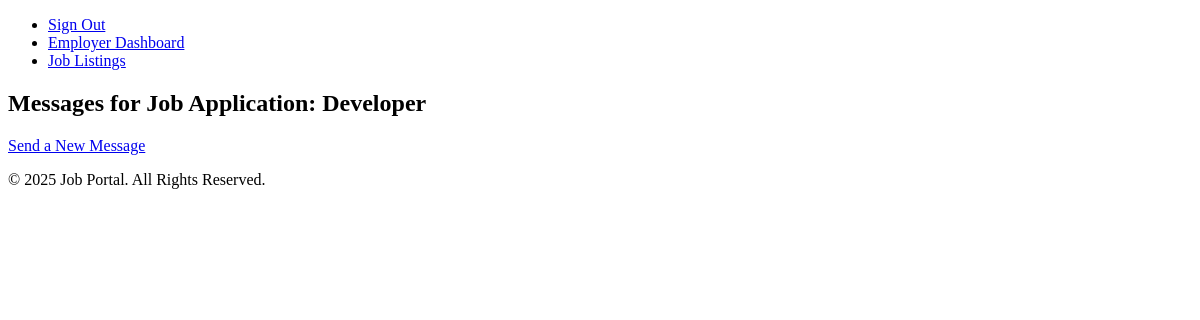
The app's page /messages/1/ (signed in), older data.
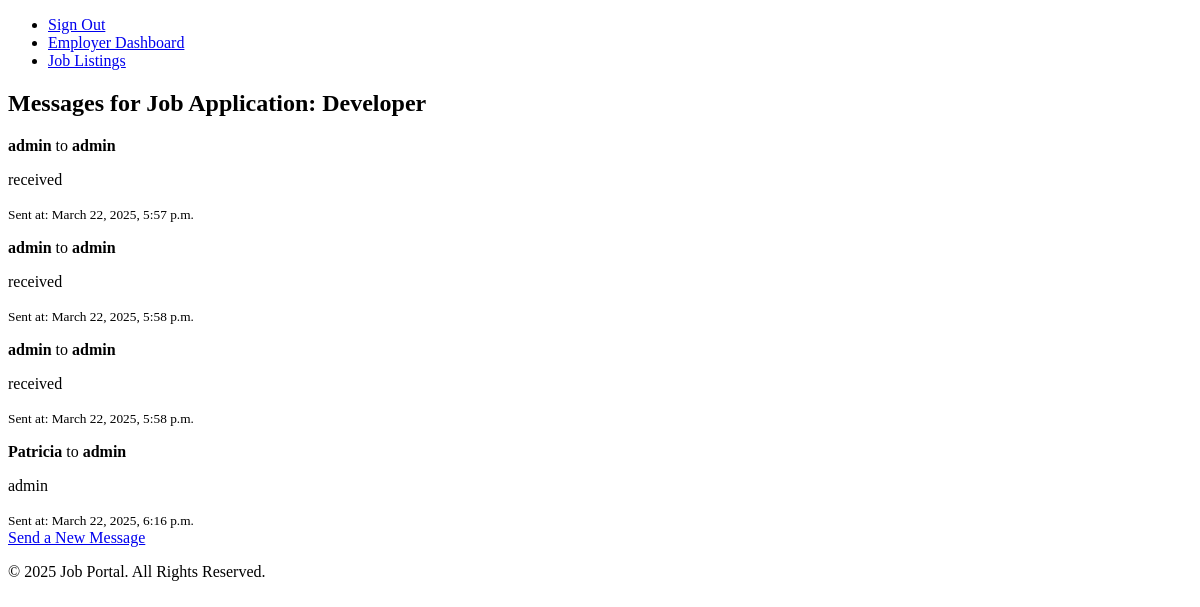
The same page, newer data.
### jobs/models.py (models this page shows, shortened)
class JobApplication(models.Model):
    job = models.ForeignKey('Job', on_delete=models.CASCADE)
    candidate = models.ForeignKey(User, on_delete=models.CASCADE)
    resume = models.FileField(upload_to='media/applications/', blank=True, null=True)
    cover_letter = models.TextField(blank=True)
    status = models.CharField(max_length=20, choices=[
        ('applied', 'Applied'),
        ('reviewed', 'Reviewed'),
        ('accepted', 'Accepted'),
        ('rejected', 'Rejected'),
    ], default='applied')
    applied_at = models.DateTimeField(auto_now_add=True)

class Job(models.Model):
    title = models.CharField(max_length=255)
    company =models.CharField(max_length=255)
    location = models.CharField(max_length=255)
    description = models.TextField()
    salary = models.DecimalField(max_digits=10, decimal_places=2, null=True, blank=True)
    employment_type = models.CharField(max_length=255, choices=[('Full-Time', 'Full-Time'), ('Part-Time', 'Part-Time'), ('Contract', 'Contract')])
    industry = models.CharField(max_length=255)
    experience_level = models.CharField(max_length=100, choices=[('Entry', 'Entry'), ('Mid', 'Mid'), ('Senior', 'Senior')])
    skills_required= models.TextField()
    posted_at= models.DateTimeField(auto_now_add=True)
    user = models.ForeignKey(User, on_delete=models.CASCADE)

class Message(models.Model):
    sender = models.ForeignKey(User, on_delete=models.CASCADE, related_name='sent_messages')
    receiver = models.ForeignKey(User, on_delete=models.CASCADE, related_name='received_messages')
    job_application =models.ForeignKey(JobApplication, on_delete=models.CASCADE)
    content = models.TextField()
    sent_at = models.DateTimeField(auto_now_add=True)

### jobs/views.py (the view)
# urls.py: path('messages/<int:application_id>/', message_list, name='message_list'),
@login_required
def message_list(request, application_id):
    application =  JobApplication.objects.get(id=application_id)
    messages = Message.objects.filter(job_application=application)
    return render(request, 'jobs/message_list.html', {'messages':messages, 'application':application})

### jobs/templates/jobs/message_list.html
{% extends 'base.html' %}
{% block content %}
  <h2>Messages for Job Application: {{ application.job.title }}</h2>
  <div>
    {% for message in messages %}
      <div class="message">
        <p><strong>{{ message.sender.username }}</strong> to <strong>{{ message.receiver.username }}</strong></p>
        <p>{{ message.content }}</p>
        <small>Sent at: {{ message.sent_at }}</small>
      </div>
    {% endfor %}
  </div>
  <a href="{% url 'send_message' application.id %}" class="btn btn-primary mt-3">Send a New Message</a>
{% endblock %}

### jobs/templates/base.html (shortened to what this page needs)
{% load static %}
<!DOCTYPE html>
<html lang="en">
<head>
    <link rel="stylesheet" href="https://cdnjs.cloudflare.com/ajax/libs/font-awesome/6.0.0-beta3/css/all.min.css">
    <link rel="stylesheet" href="{% static 'css/styles.css' %}">
</head>
<body>
    <header>
        <nav>
            <ul>
                {% if user.is_authenticated %}
                    <li><a href="{% url 'account_logout' %}" class="btn btn-danger">Sign Out</a></li>
                    {% with profile=user.profile %}
                        {% if profile.role == 'employer' %}
                            <li><a href="{% url 'employer_dashboard' %}">Employer Dashboard</a></li>
                        {% elif profile.role == 'candidate' %}
                            <li><a href="{% url 'applicant_dashboard' %}">Applicant Dashboard</a></li>
                        {% endif %}
                    {% endwith %}
                    <li><a href="{% url 'job_list' %}">Job Listings</a></li>
                {% else %}
                    <li><a href="{% url 'account_login' %}">Login</a></li>
                    <li><a href="{% url 'account_signup' %}">Sign Up</a></li>
                {% endif %}
            </ul>
        </nav>
    </header>
    <div class="container">
        {% block content %}{% endblock %}
    </div>
    <footer>
        <p>&copy; 2025 Job Portal. All Rights Reserved.</p>
    </footer>
</body>
</html>

Row changes from the older to the newer data that the page shows:
added Message: sender.username "admin", receiver.username "admin", content "received", sent_at "March 22, 2025, 5:57 p.m."
added Message: sender.username "admin", receiver.username "admin", content "received", sent_at "March 22, 2025, 5:58 p.m."
added Message: sender.username "admin", receiver.username "admin", content "received", sent_at "March 22, 2025, 5:58 p.m."
added Message: sender.username "Patricia", receiver.username "admin", content "admin", sent_at "March 22, 2025, 6:16 p.m."
